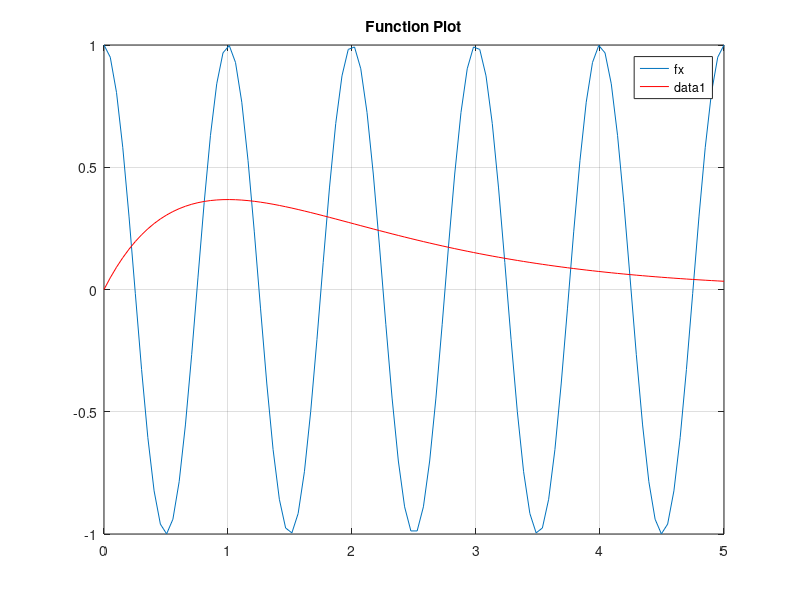
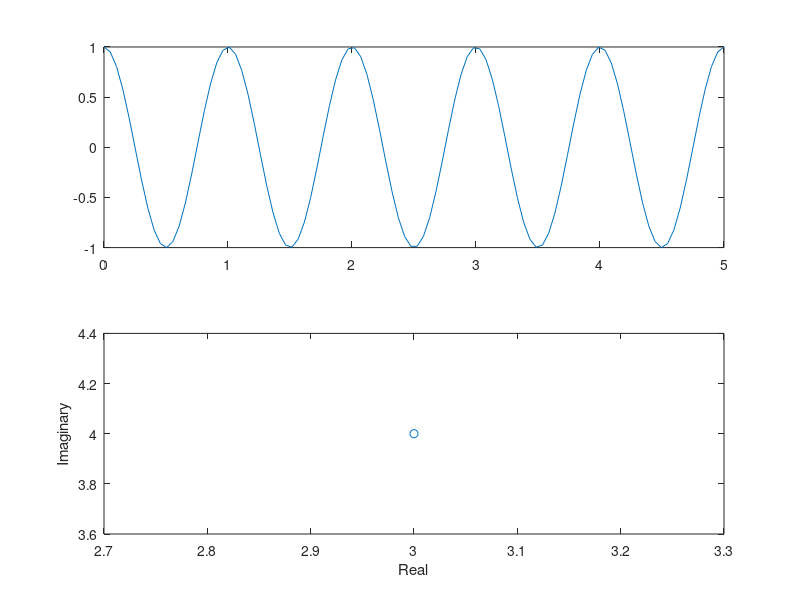

Reproduce these figures in MATLAB, in order. (Note: this script raises an error after producing the figures.)
%% Q4
x = linspace(0,5,100);
for i = 1:numel(x)
    fx(i) = cos(2*pi*x(i));
end
plot(x,fx)

%4.1
legend('fx')
title('Function Plot')
grid()

%4.2
hold on
for i = 1:numel(x)
    gx(i) = x(i)*exp(-x(i));
end
plot(x,gx, 'r')

%4.3
figure
subplot(2,1,1), plot(x,fx)
subplot(2,1,2), plot(x,gx, 'r')

%% Q5
close all
z1 = 3+4i;
z2 = 5-4i;

%5.1
real(z1)
imag(z1)

%5.2
abs(z2)
angle(z2)

%5.3
z1+z2

%5.4
plot(z1, 'o')
xlabel('Real')
ylabel('Imaginary')

%% Q6
%doing this in the same scrip to keep things consolidated

numbs = (1:1:10);
for i = 1:numel(numbs)
    squares(i) = numbs(i)^2
end
sum(squares)
%or:
sum(numbs.^2)

%% Q7
%in funcshun.m
b = 2
y = funcshun(b)

%% Q8
syms t
xt = cos(t);
diff(xt)
diff(xt,2)

%% Q9
int(t^3, t, -1,1)
int(exp(-t^2), t)
